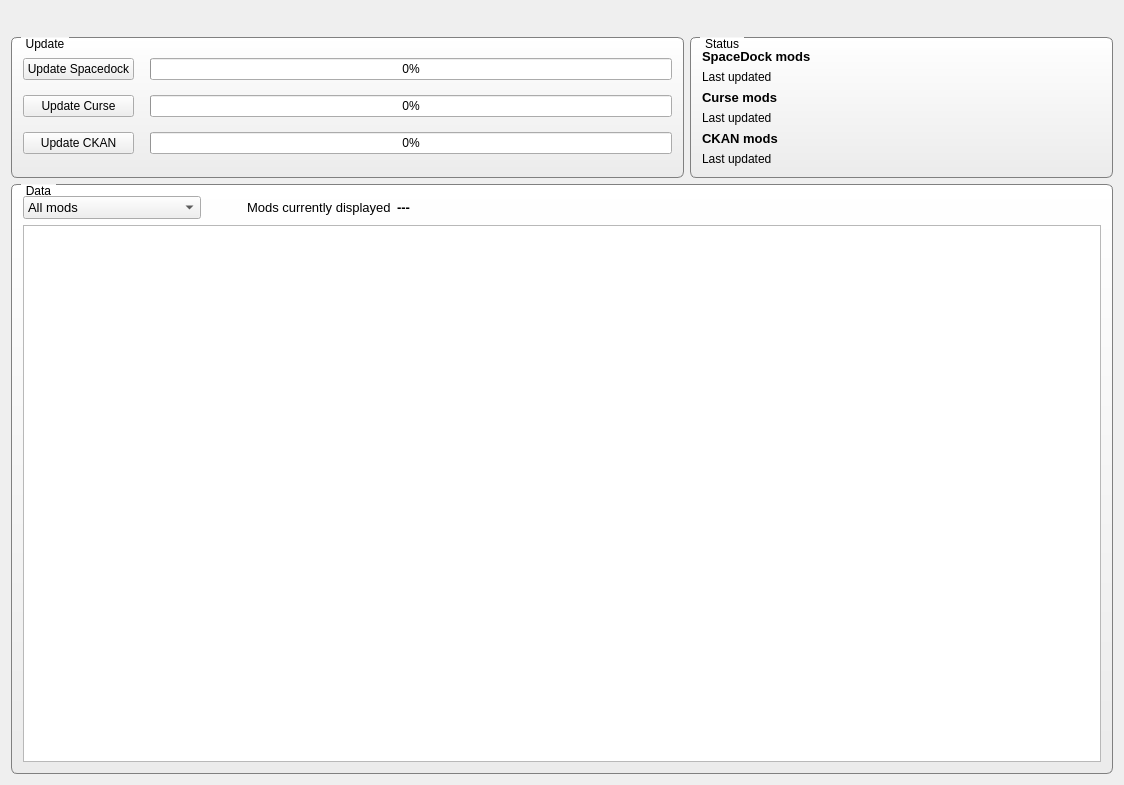
<?xml version="1.0" encoding="UTF-8"?>
<ui version="4.0">
 <class>MainWindow</class>
 <widget class="QMainWindow" name="MainWindow">
  <property name="geometry">
   <rect>
    <x>0</x>
    <y>0</y>
    <width>1124</width>
    <height>785</height>
   </rect>
  </property>
  <property name="windowTitle">
   <string>MainWindow</string>
  </property>
  <property name="windowIcon">
   <iconset resource="resources.qrc">
    <normaloff>:/icons/flying.png</normaloff>:/icons/flying.png</iconset>
  </property>
  <property name="styleSheet">
   <string notr="true">QGroupBox {
        background-color:qlineargradient(spread:pad, x1:1, y1:1, x2:1, y2:0, stop:0 rgba(235, 235, 235, 255), stop:1 rgba(255, 255, 255, 255));
        border: 1px solid gray;
        border-radius: 6px;
        border-width: 1px;
        margin-top: 0.5em;
}

QGroupBox::title {
    subcontrol-origin: margin;
    left: 10px;
    padding: 0 3px 0 3px;
}

QHeaderView::section 
{
    background-color: rgb(220,255,220);
    font: 9pt &quot;Segoe UI&quot;;
	font-weight: bold;
	margin-bottom:4px;
	margin-top:2px;
}</string>
  </property>
  <widget class="QWidget" name="centralWidget">
   <layout class="QGridLayout" name="gridLayout_3">
    <item row="1" column="0" colspan="2">
     <widget class="QGroupBox" name="groupBoxUpdate">
      <property name="title">
       <string>Update</string>
      </property>
      <layout class="QGridLayout" name="gridLayout">
       <item row="0" column="0">
        <widget class="QPushButton" name="pushButtonSpacedock">
         <property name="minimumSize">
          <size>
           <width>110</width>
           <height>0</height>
          </size>
         </property>
         <property name="text">
          <string>Update Spacedock</string>
         </property>
        </widget>
       </item>
       <item row="0" column="1">
        <spacer name="horizontalSpacer_6">
         <property name="orientation">
          <enum>Qt::Horizontal</enum>
         </property>
         <property name="sizeType">
          <enum>QSizePolicy::Fixed</enum>
         </property>
         <property name="sizeHint" stdset="0">
          <size>
           <width>10</width>
           <height>20</height>
          </size>
         </property>
        </spacer>
       </item>
       <item row="0" column="2">
        <widget class="QProgressBar" name="progressBarSpacedock">
         <property name="enabled">
          <bool>true</bool>
         </property>
         <property name="value">
          <number>0</number>
         </property>
        </widget>
       </item>
       <item row="1" column="0">
        <widget class="QPushButton" name="pushButtonCurse">
         <property name="minimumSize">
          <size>
           <width>110</width>
           <height>0</height>
          </size>
         </property>
         <property name="text">
          <string>Update Curse</string>
         </property>
        </widget>
       </item>
       <item row="1" column="2">
        <widget class="QProgressBar" name="progressBarCurse">
         <property name="value">
          <number>0</number>
         </property>
        </widget>
       </item>
       <item row="2" column="0">
        <widget class="QPushButton" name="pushButtonCKAN">
         <property name="enabled">
          <bool>true</bool>
         </property>
         <property name="text">
          <string>Update CKAN</string>
         </property>
        </widget>
       </item>
       <item row="2" column="2">
        <widget class="QProgressBar" name="progressBarCKAN">
         <property name="value">
          <number>0</number>
         </property>
        </widget>
       </item>
      </layout>
     </widget>
    </item>
    <item row="2" column="0" colspan="4">
     <widget class="QGroupBox" name="groupBoxData">
      <property name="sizePolicy">
       <sizepolicy hsizetype="Preferred" vsizetype="Preferred">
        <horstretch>0</horstretch>
        <verstretch>0</verstretch>
       </sizepolicy>
      </property>
      <property name="title">
       <string>Data</string>
      </property>
      <layout class="QGridLayout" name="gridLayout_4">
       <item row="0" column="0">
        <layout class="QHBoxLayout" name="horizontalLayout">
         <item>
          <widget class="QComboBox" name="comboBoxSelectData">
           <property name="font">
            <font>
             <pointsize>10</pointsize>
             <weight>50</weight>
             <bold>false</bold>
            </font>
           </property>
           <item>
            <property name="text">
             <string>All mods</string>
            </property>
           </item>
           <item>
            <property name="text">
             <string>All mods on SpaceDock</string>
            </property>
           </item>
           <item>
            <property name="text">
             <string>All mods on Curse</string>
            </property>
           </item>
           <item>
            <property name="text">
             <string>All mods on CKAN</string>
            </property>
           </item>
           <item>
            <property name="text">
             <string>Mods only on SpaceDock</string>
            </property>
           </item>
           <item>
            <property name="text">
             <string>Mods only on Curse</string>
            </property>
           </item>
          </widget>
         </item>
         <item>
          <spacer name="horizontalSpacer_5">
           <property name="orientation">
            <enum>Qt::Horizontal</enum>
           </property>
           <property name="sizeType">
            <enum>QSizePolicy::Minimum</enum>
           </property>
           <property name="sizeHint" stdset="0">
            <size>
             <width>40</width>
             <height>20</height>
            </size>
           </property>
          </spacer>
         </item>
         <item>
          <widget class="QLabel" name="label_5">
           <property name="font">
            <font>
             <pointsize>10</pointsize>
            </font>
           </property>
           <property name="text">
            <string>Mods currently displayed</string>
           </property>
          </widget>
         </item>
         <item>
          <widget class="QLabel" name="labelNumberOfRecords">
           <property name="font">
            <font>
             <pointsize>10</pointsize>
             <weight>75</weight>
             <bold>true</bold>
            </font>
           </property>
           <property name="text">
            <string>---</string>
           </property>
          </widget>
         </item>
         <item>
          <spacer name="horizontalSpacer_2">
           <property name="orientation">
            <enum>Qt::Horizontal</enum>
           </property>
           <property name="sizeHint" stdset="0">
            <size>
             <width>40</width>
             <height>20</height>
            </size>
           </property>
          </spacer>
         </item>
        </layout>
       </item>
       <item row="1" column="0">
        <widget class="CustomTableView" name="tableView">
         <property name="sizePolicy">
          <sizepolicy hsizetype="Expanding" vsizetype="Expanding">
           <horstretch>0</horstretch>
           <verstretch>0</verstretch>
          </sizepolicy>
         </property>
         <property name="sizeAdjustPolicy">
          <enum>QAbstractScrollArea::AdjustToContents</enum>
         </property>
         <property name="alternatingRowColors">
          <bool>true</bool>
         </property>
         <property name="sortingEnabled">
          <bool>true</bool>
         </property>
         <attribute name="horizontalHeaderDefaultSectionSize">
          <number>160</number>
         </attribute>
         <attribute name="horizontalHeaderMinimumSectionSize">
          <number>50</number>
         </attribute>
         <attribute name="horizontalHeaderShowSortIndicator" stdset="0">
          <bool>false</bool>
         </attribute>
         <attribute name="horizontalHeaderStretchLastSection">
          <bool>true</bool>
         </attribute>
         <attribute name="verticalHeaderVisible">
          <bool>false</bool>
         </attribute>
         <attribute name="verticalHeaderCascadingSectionResizes">
          <bool>false</bool>
         </attribute>
        </widget>
       </item>
      </layout>
     </widget>
    </item>
    <item row="0" column="1" colspan="2">
     <spacer name="horizontalSpacer">
      <property name="orientation">
       <enum>Qt::Horizontal</enum>
      </property>
      <property name="sizeHint" stdset="0">
       <size>
        <width>347</width>
        <height>20</height>
       </size>
      </property>
     </spacer>
    </item>
    <item row="0" column="0">
     <widget class="QLabel" name="labelKSPModAnalyzer">
      <property name="maximumSize">
       <size>
        <width>300</width>
        <height>50</height>
       </size>
      </property>
      <property name="text">
       <string/>
      </property>
      <property name="pixmap">
       <pixmap resource="resources.qrc">:/icons/ksp_mod_analyzer.png</pixmap>
      </property>
      <property name="scaledContents">
       <bool>true</bool>
      </property>
     </widget>
    </item>
    <item row="0" column="3">
     <widget class="QLabel" name="labelFlyingKerbal">
      <property name="maximumSize">
       <size>
        <width>50</width>
        <height>60</height>
       </size>
      </property>
      <property name="text">
       <string/>
      </property>
      <property name="pixmap">
       <pixmap resource="resources.qrc">:/icons/flying.png</pixmap>
      </property>
      <property name="scaledContents">
       <bool>true</bool>
      </property>
      <property name="alignment">
       <set>Qt::AlignRight|Qt::AlignTrailing|Qt::AlignVCenter</set>
      </property>
     </widget>
    </item>
    <item row="1" column="2" colspan="2">
     <widget class="QGroupBox" name="groupBoxStatus">
      <property name="title">
       <string>Status</string>
      </property>
      <layout class="QGridLayout" name="gridLayout_2">
       <item row="0" column="0">
        <widget class="QLabel" name="label">
         <property name="font">
          <font>
           <pointsize>10</pointsize>
           <weight>75</weight>
           <bold>true</bold>
          </font>
         </property>
         <property name="text">
          <string>SpaceDock mods</string>
         </property>
        </widget>
       </item>
       <item row="1" column="1">
        <widget class="QLabel" name="labelLastUpdateSpacedock">
         <property name="text">
          <string>&lt;N/A&gt;</string>
         </property>
        </widget>
       </item>
       <item row="0" column="1">
        <widget class="QLabel" name="labelSpacedockMods">
         <property name="font">
          <font>
           <pointsize>10</pointsize>
           <weight>75</weight>
           <bold>true</bold>
          </font>
         </property>
         <property name="text">
          <string>&lt;N/A&gt;</string>
         </property>
        </widget>
       </item>
       <item row="1" column="0">
        <widget class="QLabel" name="label_2">
         <property name="text">
          <string>Last updated</string>
         </property>
        </widget>
       </item>
       <item row="3" column="0">
        <widget class="QLabel" name="label_3">
         <property name="text">
          <string>Last updated</string>
         </property>
        </widget>
       </item>
       <item row="2" column="0">
        <widget class="QLabel" name="label_4">
         <property name="font">
          <font>
           <pointsize>10</pointsize>
           <weight>75</weight>
           <bold>true</bold>
          </font>
         </property>
         <property name="text">
          <string>Curse mods</string>
         </property>
        </widget>
       </item>
       <item row="2" column="1">
        <widget class="QLabel" name="labelCurseMods">
         <property name="font">
          <font>
           <pointsize>10</pointsize>
           <weight>75</weight>
           <bold>true</bold>
          </font>
         </property>
         <property name="text">
          <string>&lt;N/A&gt;</string>
         </property>
        </widget>
       </item>
       <item row="3" column="1">
        <widget class="QLabel" name="labelLastUpdateCurse">
         <property name="text">
          <string>&lt;N/A&gt;</string>
         </property>
        </widget>
       </item>
       <item row="4" column="1">
        <widget class="QLabel" name="labelCKANMods">
         <property name="font">
          <font>
           <pointsize>10</pointsize>
           <weight>75</weight>
           <bold>true</bold>
          </font>
         </property>
         <property name="text">
          <string>&lt;N/A&gt;</string>
         </property>
        </widget>
       </item>
       <item row="4" column="0">
        <widget class="QLabel" name="label_6">
         <property name="font">
          <font>
           <pointsize>10</pointsize>
           <weight>75</weight>
           <bold>true</bold>
          </font>
         </property>
         <property name="text">
          <string>CKAN mods</string>
         </property>
        </widget>
       </item>
       <item row="5" column="0">
        <widget class="QLabel" name="label_7">
         <property name="text">
          <string>Last updated</string>
         </property>
        </widget>
       </item>
       <item row="5" column="1">
        <widget class="QLabel" name="labelLastUpdateCKAN">
         <property name="text">
          <string>&lt;N/A&gt;</string>
         </property>
        </widget>
       </item>
      </layout>
     </widget>
    </item>
   </layout>
   <zorder>groupBoxData</zorder>
   <zorder>groupBoxUpdate</zorder>
   <zorder>groupBoxStatus</zorder>
   <zorder>labelKSPModAnalyzer</zorder>
   <zorder>labelFlyingKerbal</zorder>
   <zorder>horizontalSpacer</zorder>
  </widget>
 </widget>
 <layoutdefault spacing="6" margin="11"/>
 <customwidgets>
  <customwidget>
   <class>CustomTableView</class>
   <extends>QTableView</extends>
   <header>mvc.h</header>
  </customwidget>
 </customwidgets>
 <resources>
  <include location="resources.qrc"/>
 </resources>
 <connections/>
</ui>
